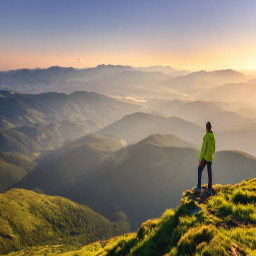
#> input picture processed_image.png, 256 x 256 px; the run also reads 1 picture not shown here
$ python image_metrics.py
#> lines starting #> are read from the running program, lines starting #| are printed output that depends on the picture; after the words box and inside, x2 and y2 are one past the last pixel; in counts of white or black regions, pixels touching at a corner belong together
import numpy as np
import cv2
from skimage.metrics import structural_similarity as ssim
from skimage.metrics import mean_squared_error as mse

def calculate_metrics(original_path, compared_path):
    """Calculate quality metrics between original and compared image"""
#> called with original_path = 'processed_image.png', compared_path = 'decrypted_image.png'
    # Load images
    original = cv2.imread(original_path)
#> original is the input picture: shape (256, 256, 3); mean B, G, R 111.3, 128.2, 137.9
    compared = cv2.imread(compared_path)

    if original is None or compared is None:
        print(f"Error: Could not load images")
        return None

    # Ensure both images have same dimensions
    if original.shape != compared.shape:
        compared = cv2.resize(compared, (original.shape[1], original.shape[0]))

    # Calculate SSIM for each channel then average
    ssim_value = 0
    for i in range(3):  # RGB channels
        ssim_channel = ssim(original[:,:,i], compared[:,:,i],
                             data_range=compared[:,:,i].max() - compared[:,:,i].min())
        ssim_value += ssim_channel
#> after the loop, ssim_value = 3
    ssim_value /= 3  # Average across channels
#> ssim_value = 1

    # Calculate MSE
    mse_value = mse(original, compared)
#> mse_value = 0

    # Calculate PSNR (Peak Signal-to-Noise Ratio)
    if mse_value == 0:
        psnr_value = float('inf')
    else:
        psnr_value = 10 * np.log10((255**2) / mse_value)

    # Dice similarity coefficient (for binary images, less relevant for color images but included)
    # Convert to binary for dice calculation
    original_bw = cv2.cvtColor(original, cv2.COLOR_BGR2GRAY) > 127
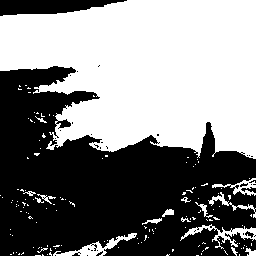
#> original_bw: shape (256, 256) bool; 50.9% white; 34 black regions (30 under 20 px), largest, box (x1, y1, x2, y2) and area: (0, 66, 256, 256) 30643, (0, 0, 127, 16) 1360, (241, 187, 256, 193) 47, (245, 231, 254, 238) 30
    compared_bw = cv2.cvtColor(compared, cv2.COLOR_BGR2GRAY) > 127

    intersection = np.logical_and(original_bw, compared_bw).sum()
#> intersection = 33344
    dice_value = (2.0 * intersection) / (original_bw.sum() + compared_bw.sum())
#> dice_value = 1

    return {
        'SSIM': ssim_value,
        'MSE': mse_value,
        'PSNR': psnr_value,
        'Dice': dice_value
    }

if __name__ == "__main__":
    # Example usage
    metrics = calculate_metrics("processed_image.png", "decrypted_image.png")
#> metrics = {'SSIM': 1, 'MSE': 0, 'PSNR': inf, 'Dice': 1}
    print(metrics)
#| {'SSIM': 1.0, 'MSE': 0.0, 'PSNR': inf, 'Dice': 1.0}
